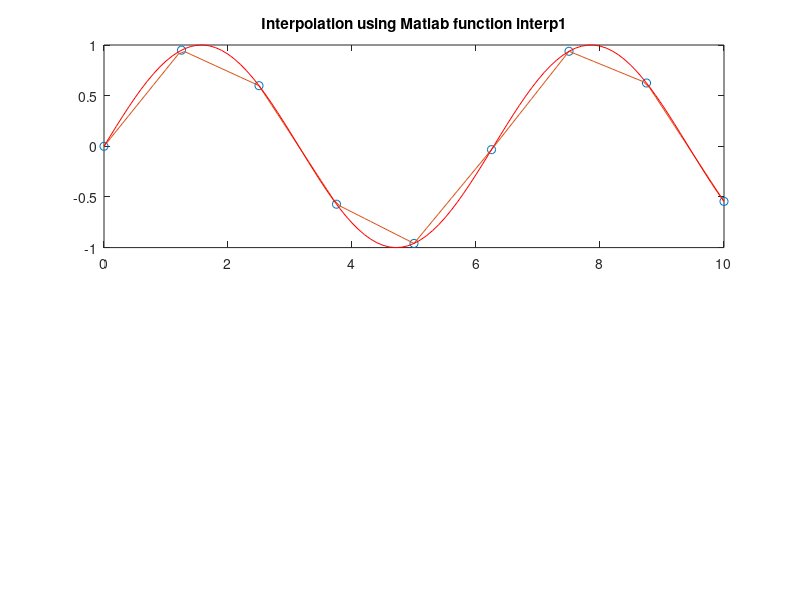

This figure's MATLAB source: (Note: this script raises an error after producing the figure.)
%**************************************************************************
% 1D Interpolation
%**************************************************************************

x = 0:1.25:10; 
y = sin(x); 
xi = 0:.1:10; 

%Matlab
yi = interp1(x,y,xi); 
subplot(2,1,1); plot(x,y,'o',xi,yi, xi, sin(xi),'r'); title('Interpolation using Matlab function interp1');

%RBF
%op=rbfcreate(x, y,'RBFFunction', 'thinplate'); rbfcheck(op);
%op=rbfcreate(x, y,'RBFFunction', 'linear'); rbfcheck(op);
%op=rbfcreate(x, y,'RBFFunction', 'cubic'); rbfcheck(op);
%op=rbfcreate(x, y,'RBFFunction', 'gaussian'); rbfcheck(op);
op=rbfcreate(x, y,'RBFFunction', 'multiquadric', 'RBFConstant', 2); rbfcheck(op);
op=rbfcreate(x, y); rbfcheck(op);
%op=rbfcreate(x, y,'RBFFunction', 'gaussian');
%op=rbfcreate(x, y);
fi = rbfinterp(xi, op);
subplot(2,1,2); plot(x, y,'o', xi, fi,xi, sin(xi),'r'); title('RBF interpolation');

yi=rbfinterp_ez(x,y,xi);
plot(x, y,'o', xi, fi,xi, sin(xi),'r'); title('RBF interpolation');

close all; figure;
%**************************************************************************
% 2D Interpolation
%**************************************************************************
%Matlab standard interpolation using griddata 
rand('seed',0)
x = rand(50,1)*4-2; y = rand(50,1)*4-2;
z = x.*exp(-x.^2-y.^2);

ti = -2:.05:2; 
[XI,YI] = meshgrid(ti,ti);
ZI = griddata(x,y,z,XI,YI,'cubic');

subplot(2,2,1); mesh(XI,YI,ZI), hold, axis([-2 2 -2 2 -0.5 0.5]); 
plot3(x,y,z,'.r'), hold off; title('Interpolation using Matlab function griddata(method=cubic)');

subplot(2,2,3); pcolor(abs(ZI - XI.*exp(-XI.^2-YI.^2))); colorbar; title('griddata(method=cubic) interpolation error');

%RBF interpolation
%op=rbfcreate([X(:)'; Y(:)'], Z(:)','RBFFunction', 'thinplate'); rbfcheck(op);
%op=rbfcreate([X(:)'; Y(:)'], Z(:)','RBFFunction', 'linear'); rbfcheck(op);
%op=rbfcreate([X(:)'; Y(:)'], Z(:)','RBFFunction', 'cubic'); rbfcheck(op);
%op=rbfcreate([X(:)'; Y(:)'], Z(:)','RBFFunction', 'gaussian'); rbfcheck(op);
op=rbfcreate([x'; y'], z','RBFFunction', 'multiquadric', 'RBFConstant', 2);
rbfcheck(op);
%op=rbfcreate(x, y,'RBFFunction', 'gaussian');
%op=rbfcreate(x, y);
ZI = rbfinterp([XI(:)'; YI(:)'], op);
ZI = reshape(ZI, size(XI));
subplot(2,2,2); mesh(XI,YI,ZI), hold
plot3(x,y,z,'.r'), hold off; title('RBF interpolation'); axis([-2 2 -2 2 -0.5 0.5]);
subplot(2,2,4); pcolor(abs(ZI - XI.*exp(-XI.^2-YI.^2))); colorbar; title('RBF interpolation error');

clear all;
%**************************************************************************
% 1D smooth interpolation 
%**************************************************************************

x = 0:1.25:10; 
y = sin(x)+rand(size(x))-0.5; 
xi = 0:.1:10; 

%Matlab
yi = interp1(x,y,xi); 
subplot(2,1,1); plot(x,y,'o',xi,yi, xi, sin(xi),'r'); title('Interpolation using Matlab function interp1');

%RBF
op=rbfcreate(x, y,'RBFFunction', 'multiquadric', 'RBFConstant', 2, 'RBFSmooth', 0.1); rbfcheck(op);
fi = rbfinterp(xi, op);
subplot(2,1,2); plot(x, y,'o', xi, fi,xi, sin(xi),'r'); title('RBF interpolation');

clear all;
%**************************************************************************
% 1D  interpolation of random data
%**************************************************************************
N = 30;
smooth = 1e-2;
x = rand(1, N); 
y = rand(1, N); 
xi = [x rand(1, 10*N)]; 

%RBF
%op=rbfcreate(x, y,'RBFFunction', 'multiquadric', 'RBFConstant', 2, 'RBFSmooth', 1e-6); rbfcheck(op);
op=rbfcreate(x, y,'RBFFunction', 'cubic', 'RBFSmooth', smooth); 
yi = rbfinterp(xi, op);
[xi,index] = sort(xi);
subplot(2,2,1); plot(x, y,'.r', xi, yi(index)); title('RBF cubic interpolation'); 

op=rbfcreate(x, y,'RBFFunction', 'linear', 'RBFSmooth', smooth); 
yi = rbfinterp(xi, op);
[xi,index] = sort(xi);
subplot(2,2,2); plot(x, y,'.r', xi, yi(index)); title('RBF linear interpolation');

op=rbfcreate(x, y,'RBFFunction', 'multiquadric', 'RBFSmooth', smooth); 
yi = rbfinterp(xi, op);
[xi,index] = sort(xi);
subplot(2,2,3); plot(x, y,'.r', xi, yi(index)); title('RBF multiquadric interpolation');

op=rbfcreate(x, y,'RBFFunction', 'gaussian', 'RBFSmooth', smooth); 
yi = rbfinterp(xi, op);
[xi,index] = sort(xi);
subplot(2,2,4); plot(x, y,'.r', xi, yi(index)); title('RBF gaussian interpolation');
